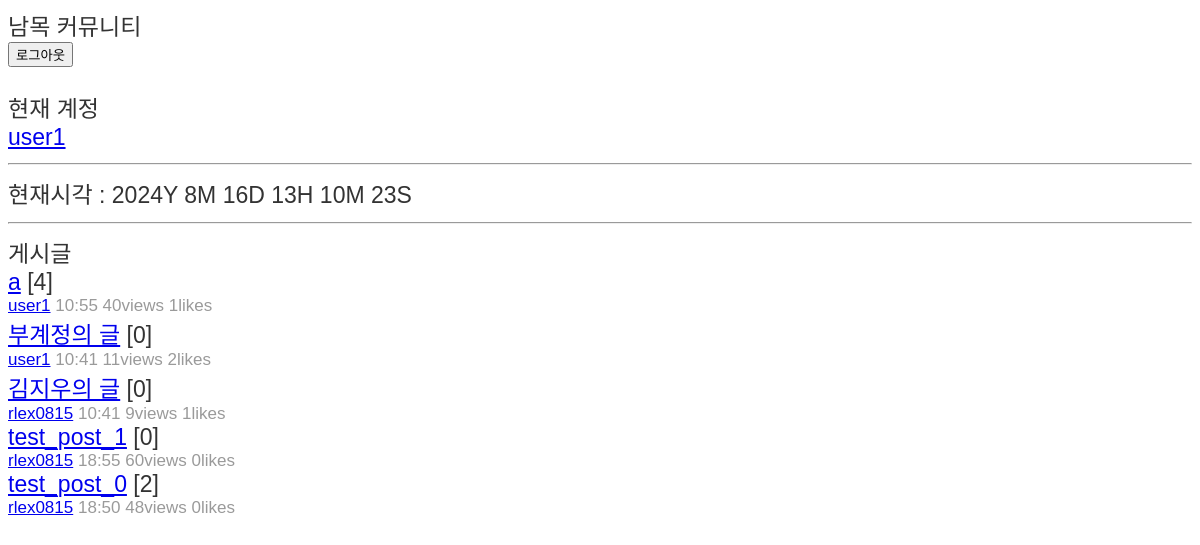
The app's page /NHSApp/ (signed in) with its own data.
### NHSApp/models.py (models this page shows, shortened)
class Post(models.Model):
    author= models.ForeignKey('auth.User', on_delete=models.CASCADE)
    title=models.CharField(max_length=50)
    content=models.TextField()
    pub_date=models.DateTimeField(auto_now_add=True)
    comment_num=models.IntegerField(default=0)
    upvote=models.ManyToManyField(User, related_name='upvoted_posts',blank=True)
    downvote=models.ManyToManyField(User, related_name='downvoted_posts',blank=True)
    views=models.IntegerField(default=0)
    def total_votes(self):
        return self.upvote.count()-self.downvote.count()

### NHSApp/views/post_board.py (the view)
# urls.py: path('',post_board_view, name='post_board_view'),
def post_board_view(request):
    post_list=list(Post.objects.order_by('-pub_date'))
    context={
        'user':request.user,
        'now':time.localtime(time.time()),
        'post_list':post_list
    }
    return render(request, 'NHSApp/post_board.html', context)

### NHSApp/templates/NHSApp/post_board.html (shortened to what this page needs)
<html lang="en">
    <head>
        {%load static%}
        <link rel="stylesheet" href="{%static 'NHSApp/css/style.css'%}">
    </head>
    <body class="big-font">
        <div>남목 커뮤니티</div>
        {%if user.is_authenticated%}
            <form method="post" action="{%url 'logout_view'%}">
                <button type="submit">로그아웃</button>
            </form>
            <div>현재 계정</div>
            <a href="/NHSApp/account/{{user.username}}">{{user.username}}</a>
            {%else%}
            <form method="post" action="{%url 'login_view'%}">
                {%csrf_token%}
                <button type="submit">로그인</button>
            </form>
        {%endif%}
        <hr>
        <div>현재시각 : {{now.tm_year}}Y {{now.tm_mon}}M {{now.tm_mday}}D {{now.tm_hour}}H {{now.tm_min}}M {{now.tm_sec}}S</div>
        <hr>
        <div>
            게시글
            {%for post in post_list%}
            <div>
                <a href="/NHSApp/{{post.pk}}">{{post.title}}</a> [{{post.comment_num}}]
            </div>
            <div class="small-font">
                <a href="/NHSApp/account/{{post.author.username}}">{{post.author.username}}</a>
                {{post.pub_date.hour}}:{{post.pub_date.minute}}
                {{post.views}}views
                {{post.total_votes}}likes
            </div>
            {%endfor%}
        </div>
    </body>
</html>

### NHSApp/static/NHSApp/css/style.css (style rules this page uses)
.big-font { font-family: 'Arial', sans-serif; font-size: 23px; color: #333; }
.small-font { font-family: 'Arial', sans-serif; font-size: 17px; color: #9a9a9a; }

### records on screen
Post: title "a", comment_num "4", author.username "user1", pub_date.hour "10", pub_date.minute "55", views "40", total_votes "1"
Post: title "부계정의 글", comment_num "0", author.username "user1", pub_date.hour "10", pub_date.minute "41", views "11", total_votes "2"
Post: title "김지우의 글", comment_num "0", author.username "rlex0815", pub_date.hour "10", pub_date.minute "41", views "9", total_votes "1"
Post: title "test_post_1", comment_num "0", author.username "rlex0815", pub_date.hour "18", pub_date.minute "55", views "60", total_votes "0"
Post: title "test_post_0", comment_num "2", author.username "rlex0815", pub_date.hour "18", pub_date.minute "50", views "48", total_votes "0"

### other values on screen
{{ user.username }} "user1"
{{ now.tm_year }} "2024"
{{ now.tm_mon }} "8"
{{ now.tm_mday }} "16"
{{ now.tm_hour }} "13"
{{ now.tm_min }} "10"
{{ now.tm_sec }} "23"
